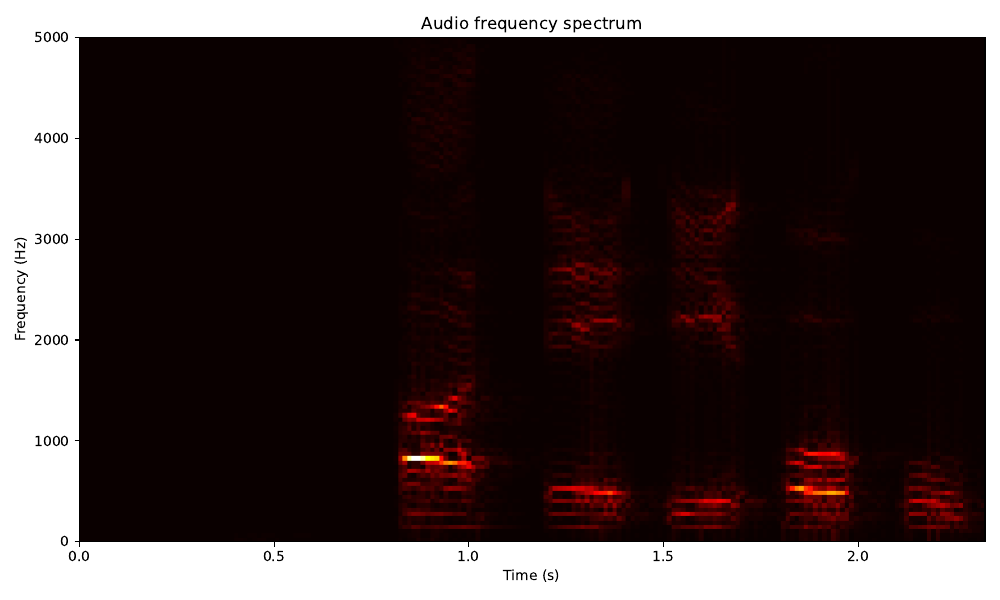

Generate this figure with Python:
import numpy as np
import matplotlib.pyplot as plt
import scipy.io.wavfile as wav
import sounddevice as sd

fs, vocals_audio_stereo = wav.read("ef11d21e.wav")
# shape = (N, 2) => stereo audio 2 channels left + right
# sd.play(vocals_audio, fs)
# sd.wait()

mono_audio = vocals_audio_stereo.mean(axis=1)
N = mono_audio.shape[0]
window_size = int(0.01 * N)
step_size = window_size // 2

window_groups = []
for i in range(0, N - window_size, step_size):
    window_groups.append(mono_audio[i:i + window_size])
window_groups = np.array(window_groups, dtype=np.float64)

spectrum = np.abs(np.fft.fft(window_groups, axis=1))
spectrum_db = 20 * np.log10(spectrum + 1e-6)

first_half_idx = window_size // 2
spectrum_plot = spectrum[:, :first_half_idx]

print(spectrum.shape)

time = np.arange(0, N - window_size, step_size, dtype=np.float64) / fs
freqs = np.arange(first_half_idx, dtype=np.float64) * fs / window_size
freqs_db = 20 * np.log10(freqs + 1e-6)
print(time[0])
plt.figure(figsize=(10, 6))
plt.imshow(spectrum_plot.T, cmap="hot", aspect="auto", origin="lower",
           extent=(time[0], time[-1], freqs[0], freqs[-1])
           )
plt.ylabel("Frequency (Hz)")
plt.xlabel("Time (s)")
plt.title("Audio frequency spectrum")
plt.ylim(0, 5000)
plt.tight_layout()
plt.savefig("ex6.pdf")
plt.show()
